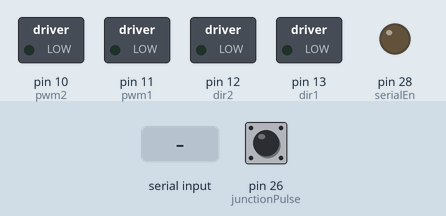
Simulated run of this sketch. Board: Arduino Mega 2560, built with avr-gcc and run on an emulated ATmega2560. Shown: switched loads named in the sketch (green lamp = pin HIGH), output pins drawn as LEDs (lit = HIGH). The inputs (shaded band) are chosen by the test bench; at power-on: pin 26 (junctionPulse) LOW. What the sketch prints to the serial monitor is not drawn.

Above: at 1.2 s.
1.3 s: "1" received over the second serial link
At 1.6 s:
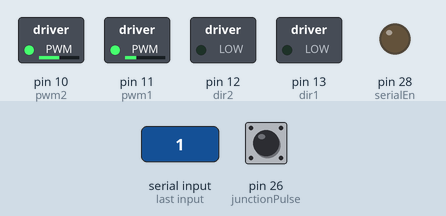
2.8 s: "0" received over the second serial link
At 3.9 s:
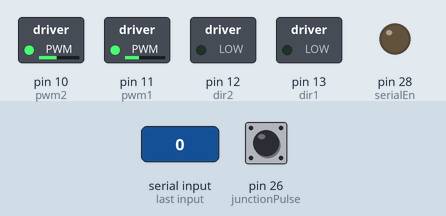
Timing chart, 0 to 5.8 s (numbered marks = the images above; inputs shaded):
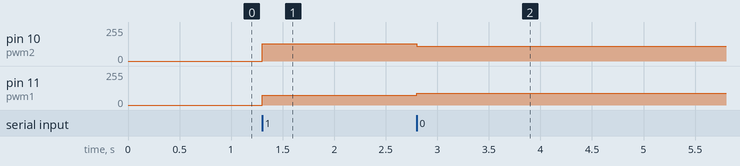

Measured:
- after the input at 1.3 s, pin 10 (pwm2): 0/255 → 128/255 at once; pin 11 (pwm1): 0/255 → 72/255 at once
- after the input at 2.8 s, pin 10 (pwm2): 128/255 → 112/255 at once; pin 11 (pwm1): 72/255 → 88/255 at once

The sketch:

lsatech.ino
```cpp
const int Kp = 1;   // Kp value that you have to change
const int Kd = 1;   // Kd value that you have to change
const int setPoint = 35;    // Middle point of sensor array
const int baseSpeed = 100;    // Base speed for your motors
const int maxSpeed = 200;   // Maximum speed for your motors
unsigned int junctionCount = 0;
const byte rx = 17;    // Defining pin 0 as Rx
const byte tx = 16;    // Defining pin 1 as Tx
const byte serialEn = 28;    // Connect UART output enable of LSA08 to pin 2
const byte junctionPulse = 26;   // Connect JPULSE of LSA08 to pin 4
const byte dir1 = 13;   // Connect DIR1 of motor driver to pin 13
const byte dir2 = 12;   // Connect DIR2 of motor driver to pin 12
const byte pwm1 = 11;   // Connect PWM1 of motor driver to pin 11
unsigned int countJP1 = 0;
const byte pwm2 = 10;   // Connect PWM2 of motor driver to pin 10

char addressLSA1 = 0x01;
char commandLSA1, dataLSA1;

// Update commands for settings of LSA through codes
void sendCommand_LSA1(char, char, char);

void setup()
{
  pinMode(serialEn,OUTPUT);   // Setting serialEn as digital output pin
  pinMode(junctionPulse,INPUT);   // Setting junctionPulse as digital input pin

  // Setting pin 10 - 13 as digital output pin
  for(byte i=10;i<=13;i++) {
    pinMode(i,OUTPUT);
  }

    // Setting initial condition of serialEn pin to HIGH
    digitalWrite(serialEn,HIGH);
    pinMode(junctionPulse,INPUT);
      attachInterrupt(digitalPinToInterrupt(junctionPulse), count1, RISING);
  commandLSA1 = 'D';
  dataLSA1 = 0x02;
  sendCommand_LSA1(commandLSA1, dataLSA1, addressLSA1);
  // Setting the initial condition of motors
  // make sure both PWM pins are LOW
  digitalWrite(pwm1,LOW);
  digitalWrite(pwm2,LOW);
   digitalWrite(junctionPulse, LOW);

  // State of DIR pins are depending on your physical connection
  // if your robot behaves strangely, try changing thses two values
  digitalWrite(dir1,LOW);
  digitalWrite(dir2,LOW);

  // Begin serial communication with baudrate 9600
  Serial.begin(57600);
    Serial2.begin(57600);
    clearJunction();

}

int lastError = 0;    // Declare a variable to store previous error

void loop() {
  Serial.print("\n aaaa1111");
    if(digitalRead(junctionPulse)) {

      moveForward();


    // Retrieve the junction count from LSA08
    // You can do whatever you want with the junction count
    junctionCount = getJunction();
       Serial.print("aaaa\n" );
    Serial.println( junctionCount);
  }
   Serial.print("ppppp/n" );
  digitalWrite(serialEn,LOW);   // Set serialEN to LOW to request UART data
  while(Serial2.available() <= 0);   // Wait for data to be available
   int positionVal = Serial2.read();
    Serial.println(positionVal);// Read incoming data and store in variable positionVal
  digitalWrite(serialEn,HIGH);    // Stop requesting for UART data

  // If no line is detected, stay at the position
  if(positionVal == 255) {
    analogWrite(pwm1,0);
    analogWrite(pwm2,0);
  }

  // Else if line detected, calculate the motor speed and apply
  else {
    int error = positionVal - setPoint;   // Calculate the deviation from position to the set point
    int motorSpeed = Kp * error + Kd * (error - lastError);   // Applying formula of PID
    lastError = error;    // Store current error as previous error for next iteration use

    // Adjust the motor speed based on calculated value
    // You might need to interchange the + and - sign if your robot move in opposite direction
    int rightMotorSpeed = baseSpeed - motorSpeed;
    int leftMotorSpeed = baseSpeed + motorSpeed;

    // If the speed of motor exceed max speed, set the speed to max speed
    if(rightMotorSpeed > maxSpeed) rightMotorSpeed = maxSpeed;
    if(leftMotorSpeed > maxSpeed) leftMotorSpeed = maxSpeed;

    // If the speed of motor is negative, set it to 0
    if(rightMotorSpeed < 0) rightMotorSpeed = 0;
    if(leftMotorSpeed < 0) leftMotorSpeed = 0;

    // Writing the motor speed value as output to hardware motor
    analogWrite(pwm1,rightMotorSpeed);
    analogWrite(pwm2,leftMotorSpeed);
  }
}
  void clearJunction() {
  char address = 0x01;
  char command = 'X';
  char data = 0x00;
  char checksum = address + command + data;

  Serial2.write(address);
  Serial2.write(command);
  Serial2.write(data);
  Serial2.write(checksum);
}

// Function to retrieve junction count from LSA08
int getJunction() {
  char address = 0x01;
  char command = 'X';
  char data = 0x01;
  char checksum = address + command + data;

  Serial2.write(address);
  Serial2.write(command);
  Serial2.write(data);
  Serial2.write(checksum);

  while(Serial2.available() <= 0);
  return (int(Serial2.read()));
}

void moveForward()
{
      analogWrite(pwm1,200);
    analogWrite(pwm2,200);
}
void count1() {
  countJP1++;
}
void sendCommand_LSA1(char command, char data, char address) {
  char checksum = address + command + data;

  Serial1.write(address);
  Serial1.write(command);
  Serial1.write(data);
  Serial1.write(checksum);
}
```
